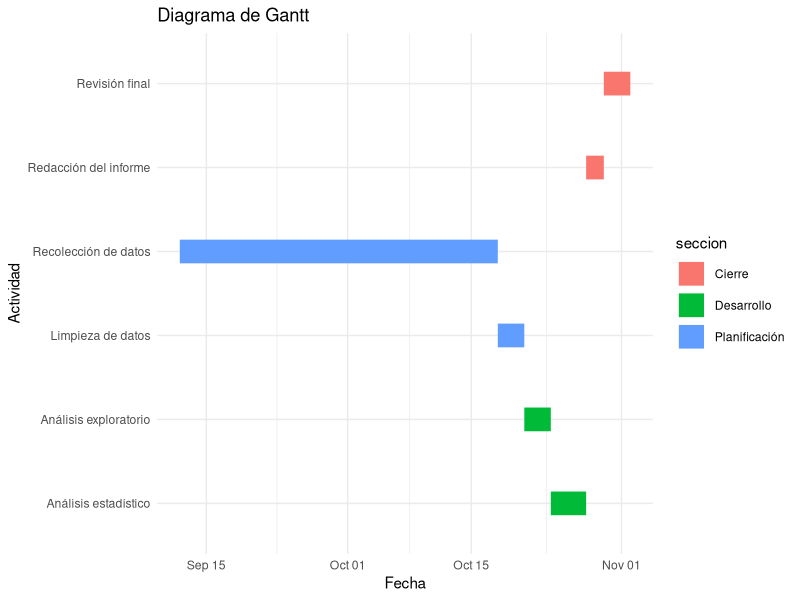
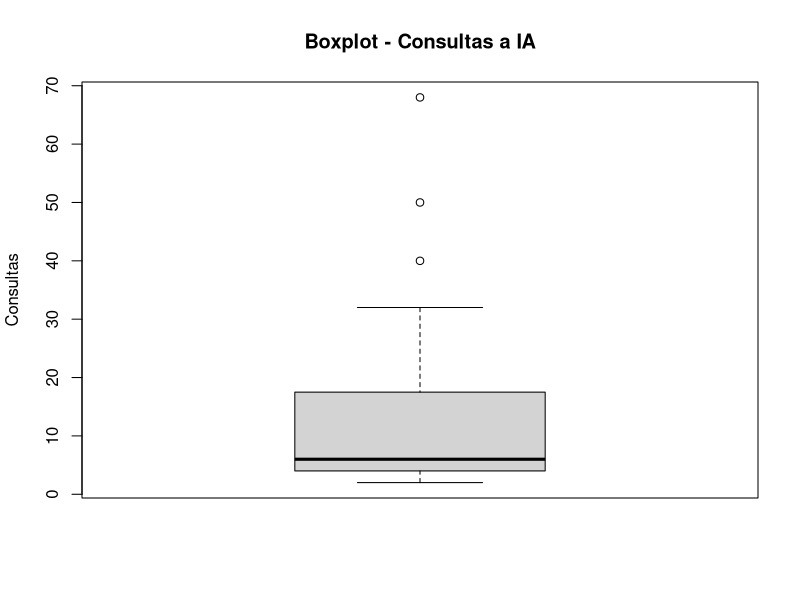
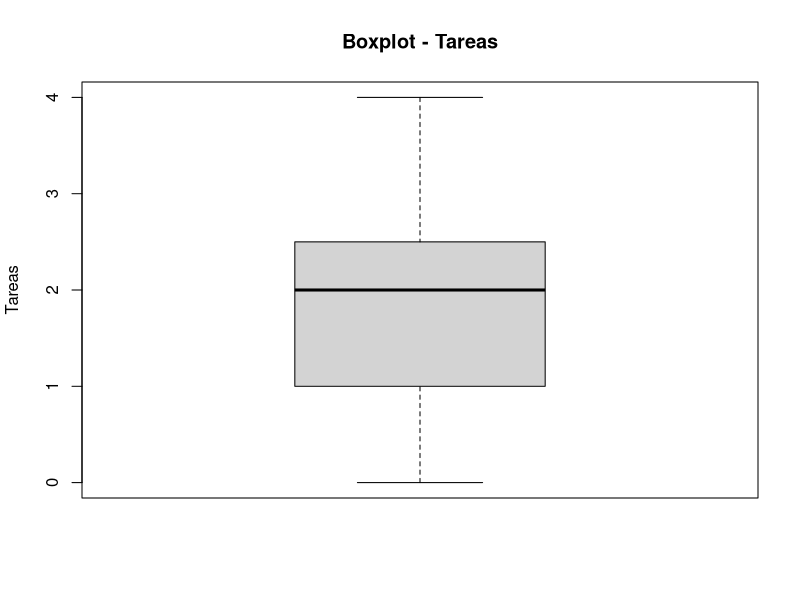
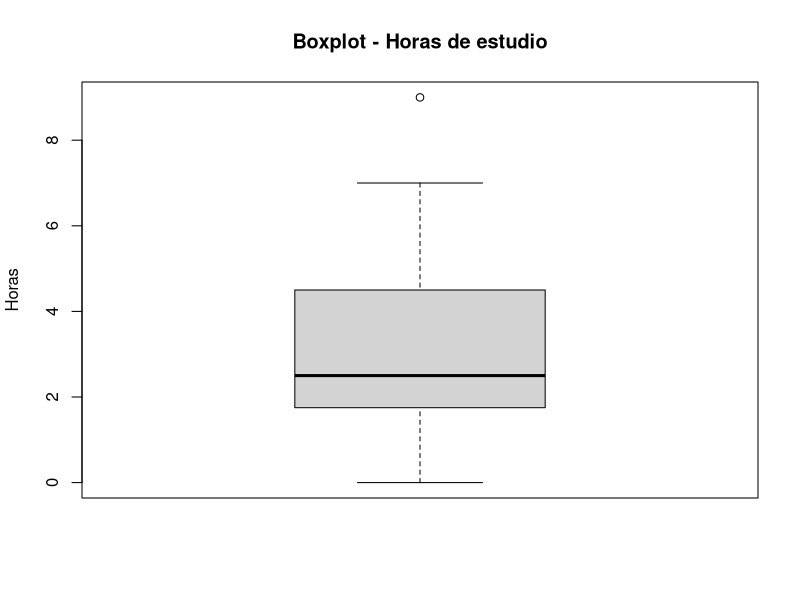
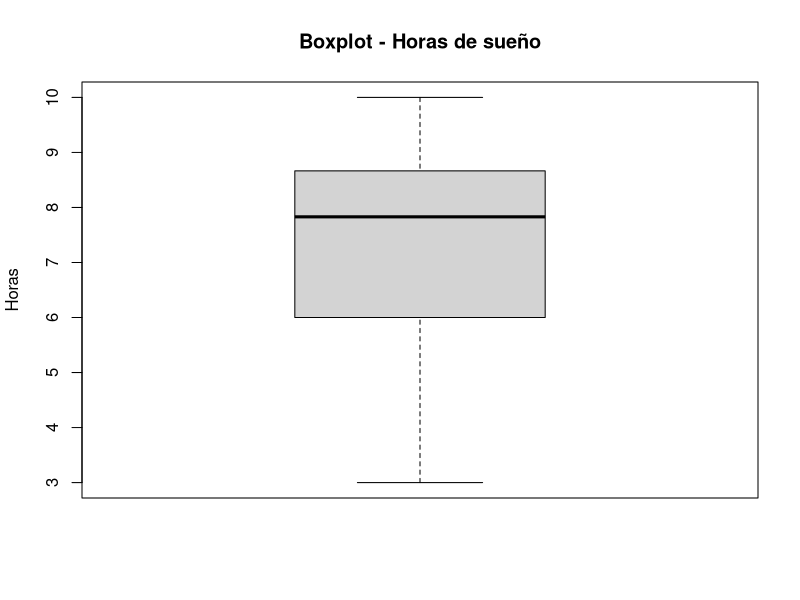
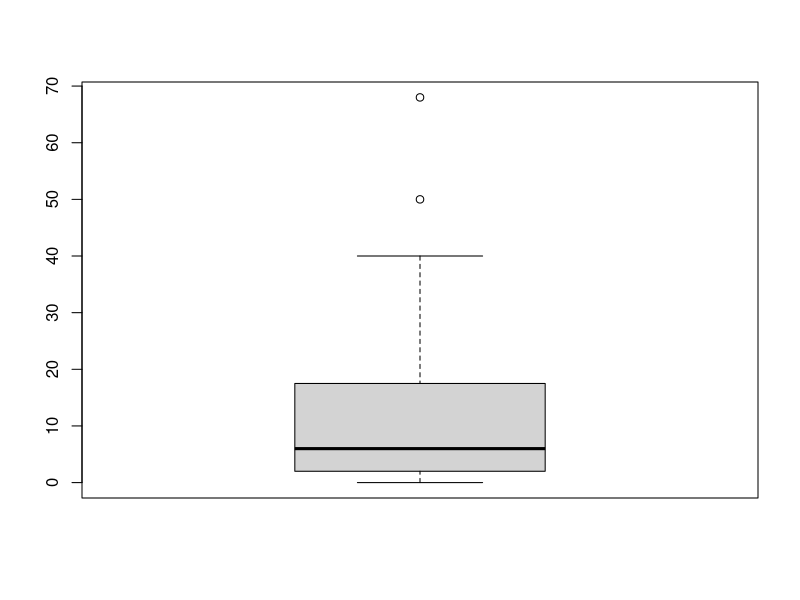
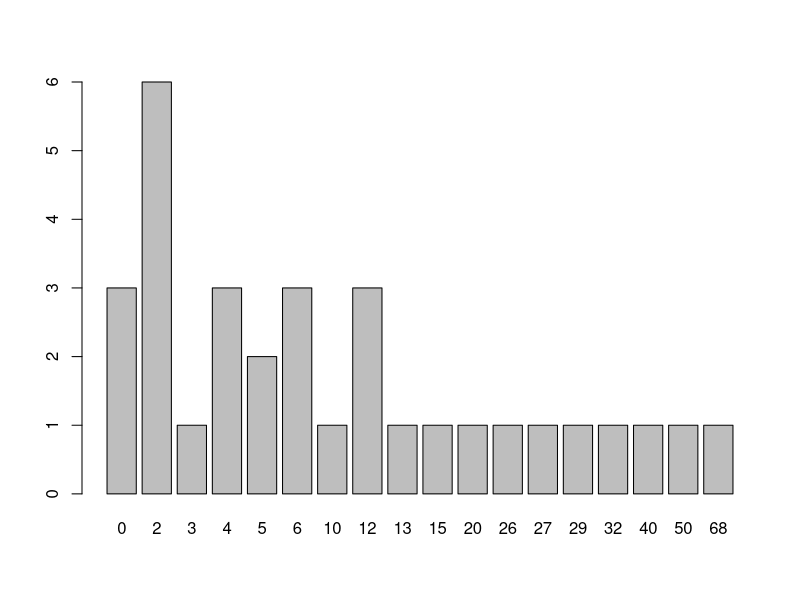
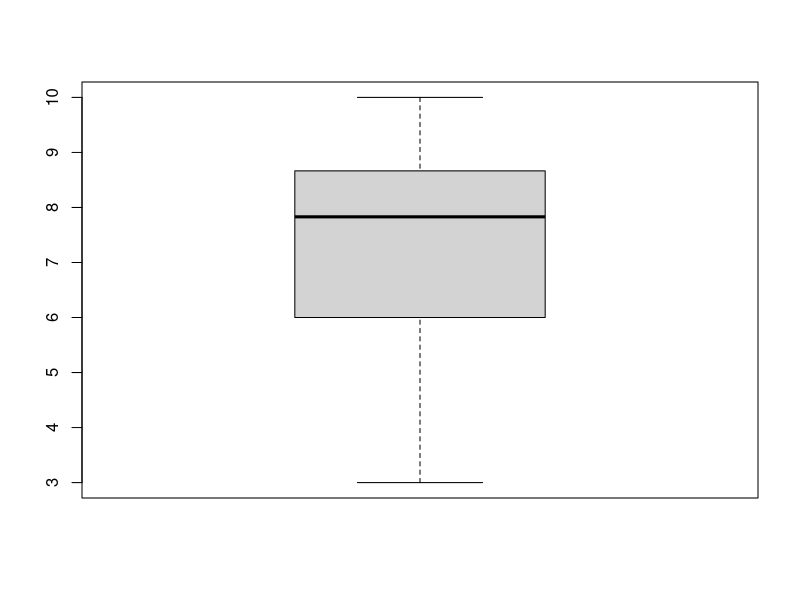

The R source for these figures, in order:
## ---- chunk 1
library(ggplot2)

tareas <- data.frame(
  tarea = c(
    "Recolección de datos",
    "Limpieza de datos",
    "Análisis exploratorio",
    "Análisis estadístico",
    "Redacción del informe",
    "Revisión final"
  ),
  inicio = as.Date(c(
    "2026-09-12", "2026-10-18", "2026-10-21", "2026-10-24", "2026-10-28", "2026-10-30"  # TODO: completar fechas "YYYY-MM-DD"
  )),
  fin = as.Date(c(
    "2026-10-18", "2026-10-21", "2026-10-24", "2026-10-28", "2026-10-30", "2026-11-02"  # TODO: completar fechas "YYYY-MM-DD"
  )),
  seccion = c(
    "Planificación",
    "Planificación",
    "Desarrollo",
    "Desarrollo",
    "Cierre",
    "Cierre"
  )
)

ggplot(tareas,
       aes(x = inicio,
           xend = fin,
           y = tarea,
           yend = tarea,
           color = seccion)) +
  geom_segment(linewidth = 8) +
  labs(title = "Diagrama de Gantt",
       x = "Fecha",
       y = "Actividad") +
  theme_minimal()
## ---- chunk 2
library(readr)
library(dplyr)
library(tidyverse)
library(ggplot2)

DF <- read_csv("RespuestasDiario.csv")
## ---- chunk 3
names(DF)
DFL <- DF
## ---- chunk 4
DFL %>% rename(hora = `Marca temporal`
               , consultas = `¿Cuántas consultas a una IA realizaste hoy?`
               , uso = `¿Cuál fue el uso principal que le diste a la IA hoy?`
               , satisfaccion = `¿Qué nivel de satisfacción tienes con tu avance académico de hoy?`
               , tareas = `¿En cuántas tareas de hoy el uso de la IA te ahorró tiempo?`
               , curso = `¿Cuál es el código del curso sobre el que hiciste la mayoría de tus consultas a la IA hoy?`
               , estudio = `¿Cuántas horas efectivas de estudio acumulaste el día de hoy?`
               , sueno = `¿Cuántas horas dormiste la noche pasada?`
               , comprension = `¿Qué nivel de comprensión tuviste de las actividades académicas que realizaste hoy?`
               , email = `Dirección de correo electrónico`) -> DFL
## ---- chunk 5
DFL <- DFL[, c("hora", "consultas", "uso", "satisfaccion", "tareas", "curso", "estudio", "sueno", "comprension", "email")]
names(DFL)
## ---- chunk 6
DFAuxiliar <- read_csv("CorreosGrupo.csv")
## ---- chunk 7
DFL <- inner_join(DFL, DFAuxiliar, by = "email")
## ---- chunk 8
head(DFL[c("hora", "email", "Grupo")])
## ---- chunk 9
dim(DFL)
head(DFL)
sapply(DFL, class)
## ---- chunk 10
colSums(is.na(DFL))
## ---- chunk 11
round(colSums(is.na(DFL)) / nrow(DFL) * 100, 2)
## ---- chunk 12
sum(DFL$consultas == 0, na.rm = TRUE)
## ---- chunk 13
sum(DFL$tareas == 0, na.rm = TRUE)
## ---- chunk 14
sum(DFL$estudio == 0, na.rm = TRUE)
## ---- chunk 15
sum(DFL$sueno == 0, na.rm = TRUE)
## ---- chunk 16
length(unique(DFL$comprension))
unique(DFL$comprension)
## ---- chunk 17
length(unique(DFL$sueno))
unique(DFL$sueno)
## ---- chunk 18
length(unique(DFL$estudio))
unique(DFL$estudio)
## ---- chunk 19
length(unique(DFL$curso))
unique(DFL$curso)
## ---- chunk 20
length(unique(DFL$tareas))
unique(DFL$tareas)
## ---- chunk 21
length(unique(DFL$satisfaccion))
unique(DFL$satisfaccion)
## ---- chunk 22
length(unique(DFL$uso))
unique(DFL$uso)
## ---- chunk 23
length(unique(DFL$consultas))
unique(DFL$consultas)
## ---- chunk 24

#Se hace el filtrado por horas teniendo en cuenta que se guarda en el formato de 24 horas por lo que solo acotamos desde 21.5 osea 9:30 

DFL1<-DFL%>%filter(!(((hour(dmy_hms(hora)) + minute(dmy_hms(hora))/60) < 21.5))) %>% 

# en caso de superesswarnings es para evitar que arroje errores en consultas debido a que permite ingreso de datos vacios por lo que se trata de convertir a numero y de ahi vemos si es NA e inviertiendo mediante ! para quedarnos con los que si cumplan eso  
  
filter(!is.na(suppressWarnings(as.numeric(consultas))), 

# Repetimos el mismo tipo de filtrado con respecto a la variable tareas, sueno y estudio 

!is.na(suppressWarnings(as.numeric(tareas))),                                   
!is.na(suppressWarnings(as.numeric(estudio))),                           !is.na(suppressWarnings(as.numeric(sueno))))%>% 
  
#verificamos que las consultas y tareas sean numeros enteros 

filter(as.numeric(consultas)%%1==0, 
       as.numeric(tareas)%%1==0)

## ---- chunk 25
  DF2<-DFL1%>%mutate(
  uso_= chartr("áéíóúÁÉÍÓÚ", "aeiouAEIOU", tolower(uso)),
  usoC= str_detect(uso_,regex("\\b(ia|no|use|ningun[oa])\\b",ignore_case = TRUE)),
  cursoC = is.na(curso) | str_detect(curso, "^[ -]*$") | 
  str_detect(curso, "^[A-Za-z]{2}\\d{4}$"),
  filtro=!usoC&cursoC&(as.numeric(consultas)>0|as.numeric(tareas)>0),
  uso = if_else(filtro, uso,NA_character_),
  consultas=if_else(filtro,consultas,NA_integer_),   
  tareas= if_else(filtro,tareas,NA_integer_),
  curso = if_else(filtro,curso,NA_character_)

  ) %>% select(-filtro, -usoC,-cursoC,-uso_)  
## ---- chunk 26
# Número de consultas a IA
boxplot(DF2$consultas,
        main = "Boxplot - Consultas a IA",
        ylab = "Consultas")

boxplot.stats(DF2$consultas)$out
## ---- chunk 27
# Número de tareas donde la IA ahorró tiempo
boxplot(DF2$tareas,
        main = "Boxplot - Tareas",
        ylab = "Tareas")

boxplot.stats(DF2$tareas)$out
## ---- chunk 28
# Horas efectivas de estudio
boxplot(DF2$estudio,
        main = "Boxplot - Horas de estudio",
        ylab = "Horas")
        
boxplot.stats(DF2$estudio)$out
## ---- chunk 29
# Horas de sueño
boxplot(DF2$sueno,
        main = "Boxplot - Horas de sueño",
        ylab = "Horas")

boxplot.stats(DF2$sueno)$out
## ---- chunk 30
# Variabilidad de las consultas
range(DF2$consultas, na.rm = TRUE)
var(DF2$consultas, na.rm = TRUE)
sd(DF2$consultas, na.rm = TRUE)
IQR(DF2$consultas, na.rm = TRUE)
## ---- chunk 31
# Variabilidad de las tareas
range(DF2$tareas, na.rm = TRUE)
var(DF2$tareas, na.rm = TRUE)
sd(DF2$tareas, na.rm = TRUE)
IQR(DF2$tareas, na.rm = TRUE)
## ---- chunk 32
# Variabilidad de las horas de estudio
range(DF2$estudio, na.rm = TRUE)
var(DF2$estudio, na.rm = TRUE)
sd(DF2$estudio, na.rm = TRUE)
IQR(DF2$estudio, na.rm = TRUE)
## ---- chunk 33
# Variabilidad de las horas de sueño
range(DF2$sueno, na.rm = TRUE)
var(DF2$sueno, na.rm = TRUE)
sd(DF2$sueno, na.rm = TRUE)
IQR(DF2$sueno, na.rm = TRUE)
## ---- chunk 34
# Frecuencia del principal uso de IA
table(DF2$uso)
prop.table(table(DF2$uso)) * 100
## ---- chunk 35
# Frecuencia del nivel de satisfacción
table(DF2$satisfaccion)
prop.table(table(DF2$satisfaccion)) * 100
## ---- chunk 36
# Frecuencia del nivel de comprensión
table(DF2$comprension)
prop.table(table(DF2$comprension)) * 100
## ---- chunk 37
tabla_NA <- data.frame(
  Variable = names(DF2),
  Cantidad_NA = colSums(is.na(DF2)),
  Porcentaje_NA = round(colSums(is.na(DF2)) / nrow(DF2) * 100, 2),
  row.names = NULL
)
tabla_NA
## ---- chunk 38
table(rowSums(is.na(DF2)))
## ---- chunk 39
nrow(DF2)
nrow(na.omit(DF2))
round((1 - nrow(na.omit(DF2)) / nrow(DF2)) * 100, 2)
## ---- chunk 40
DF2[!complete.cases(DF2), c("hora", "email", "consultas", "uso", "tareas", "curso", "estudio", "sueno")]
## ---- chunk 41
# DF2 sale de DFL1 sin filtrar filas, así que ambas bases están alineadas
# podemos recuperar de DFL1 los valores que el Paso 3 convirtió a NA.
nrow(DFL1) == nrow(DF2)

diagnostico <- DF2 %>%
  mutate(
    # Valores originales, antes del Paso 3
    consultas_orig = as.numeric(DFL1$consultas),
    tareas_orig    = as.numeric(DFL1$tareas),
    uso_orig       = as.character(DFL1$uso),
    curso_orig     = as.character(DFL1$curso),

    # ¿El estudiante declaró alguna actividad con IA ese día?
    hubo_actividad = consultas_orig > 0 | tareas_orig > 0,

    # Motivo por el que el registro quedó incompleto
    motivo = case_when(
      !is.na(uso)     ~ "Completo",
      !hubo_actividad ~ "Sin uso de IA",
      TRUE            ~ "Curso fuera de formato"
    )
  )

table(diagnostico$motivo)
## ---- chunk 42
# Perfil de cada grupo según las consultas que realmente declararon
diagnostico %>%
  filter(motivo != "Completo") %>%
  group_by(motivo) %>%
  summarise(
    n = n(),
    consultas_min   = min(consultas_orig),
    consultas_max   = max(consultas_orig),
    consultas_media = round(mean(consultas_orig), 1)
  )
## ---- chunk 43
DF3 <- diagnostico %>%
  mutate(
    # Marca si de verdad usó IA, según el motivo y no según si había NA
    uso_ia = motivo != "Sin uso de IA",

    # Si no usó IA, el valor verdadero es 0 
    # Cuantitativas discretas: 
    consultas = if_else(motivo == "Sin uso de IA", 0, consultas_orig),
    tareas    = if_else(motivo == "Sin uso de IA", 0, tareas_orig),
    # Cualitativa nominal: asignamos una categoría propia
    uso       = if_else(motivo == "Sin uso de IA", "No usó IA", uso_orig),
    uso = factor(uso),

  # Si solo falló el curso, se conservan sus datos reales
  # y únicamente el curso queda marcado como inválido
    curso = case_when(
      motivo == "Sin uso de IA"          ~ "No aplica",
      motivo == "Curso fuera de formato" ~ "Sin código válido",
      TRUE                               ~ curso_orig
    ),

    # Cuantitativas continuas
    estudio = as.numeric(estudio),
    sueno   = as.numeric(sueno),

    # Ordinal, levels imponen el orden
    comprension = factor(comprension,
                         levels = c("Muy bajo", "Bajo", "Moderado", "Alto", "Muy alto"),
                         ordered = TRUE),

    satisfaccion = factor(satisfaccion, levels = 1:5, ordered = TRUE),

    # Identificador: el promedio de un número de grupo no tendría interpretación
    Grupo = factor(Grupo)
  ) %>%
# Se borran las columnas que solo sirvieron para el diagnóstico
  select(-consultas_orig, -tareas_orig, -uso_orig, -curso_orig,
         -hubo_actividad, -motivo)
## ---- chunk 44
# Verificamos que no quede ningún NA ni se hayan perdido filas
sum(is.na(DF3))
nrow(DF3)
table(DF3$uso_ia)
## ---- chunk 45
# Cuántas observaciones sobreviven a cada etapa del proceso
trazabilidad <- data.frame(
  Etapa = c("Base cruda (DF)", "Subset y join (DFL)", "Normalización (DFL1)",
            "Criterios (DF2)", "Gestión de nulos (DF3)"),
  Observaciones = c(nrow(DF), nrow(DFL), nrow(DFL1), nrow(DF2), nrow(DF3))
)
# Qué porcentaje de la base original representa cada etapa
trazabilidad$Retencion <- round(trazabilidad$Observaciones / nrow(DF) * 100, 2)
trazabilidad
## ---- chunk 46
# Mismo diagnóstico del Paso 1, ahora sobre la base limpia.
radiografia <- data.frame(
  Variable = names(DF3),
  Tipo = sapply(DF3, function(x) class(x)[1]),
  NA_total = colSums(is.na(DF3)),
  Porcentaje_NA = round(colSums(is.na(DF3)) / nrow(DF3) * 100, 2),
  Unicos = sapply(DF3, function(x) length(unique(x))),
  row.names = NULL
)
radiografia
## ---- chunk 47
# Conteo de ceros en cada numérica
sum(DF3$consultas == 0)
sum(DF3$tareas == 0)
sum(DF3$estudio == 0)
sum(DF3$sueno == 0)
## ---- chunk 48
# Verificamos que ninguna numérica se salga de los rangos del codebook.

data.frame(
  Variable = c("consultas", "tareas", "estudio", "sueno"),
  Restriccion = c("x >= 0", "x >= 0", "x >= 0", "0 <= x <= 24"),
  Minimo = c(min(DF3$consultas), min(DF3$tareas), min(DF3$estudio), min(DF3$sueno)),
  Maximo = c(max(DF3$consultas), max(DF3$tareas), max(DF3$estudio), max(DF3$sueno)),
  Cumple = c(all(DF3$consultas >= 0), all(DF3$tareas >= 0), all(DF3$estudio >= 0),
             all(DF3$sueno >= 0 & DF3$sueno <= 24))
)
## ---- chunk 49
# Filas idénticas en todas sus columnas
sum(duplicated(DF3))
# El diseño es longitudinal, cada estudiante debe tener un solo registro por día.
DF3 %>%
  mutate(fecha = substr(hora, 1, 10)) %>%
  count(email, fecha) %>%
  filter(n > 1)
## ---- chunk 50
# Observaciones limpias que aportó cada grupo
DF3 %>% count(Grupo)
## ---- chunk 51
# Filtro sobre nuestro grupo
GRUPO <- 6
DF3_grupo <- DF3 %>% filter(Grupo == GRUPO)

nrow(DF3_grupo)
DF3_grupo %>% count(email)
## ---- chunk 52
n_distinct(DF3$email)
## ---- chunk 53
boxplot(DF3$consultas)
## ---- chunk 54
quantile(DF3$consultas, 0.5, na.rm = T, type = 3, )
quantile(DF3$consultas, 0.75, na.rm = T, type = 3, )
## ---- chunk 55
barplot(table(DF3$consultas))
## ---- chunk 56
boxplot(DF3$sueno)
## ---- chunk 57
hist(DF3$sueno,
     main = "Horas de sueño",
     xlab = "Horas",
     col = "lightgray",
     ylab = "Frecuencia")
## ---- chunk 58
summary(DF3$sueno)
round(sd(DF3$sueno),2)
IQR(DF3$sueno)
round(sd(DF3$sueno) / mean(DF3$sueno),2) #CV
## ---- chunk 59
boxplot(consultas ~ satisfaccion, data = DF3)
## ---- chunk 60
quantile(DF3$consultas[DF3$satisfaccion == 3], 0.3, na.rm = T, type = 3)
quantile(DF3$consultas[DF3$satisfaccion == 4], 0.3, na.rm = T, type = 3)
quantile(DF3$consultas[DF3$satisfaccion == 5], 0.3, na.rm = T, type = 3)
## ---- chunk 61
cor.test(DF3$consultas,DF3$estudio,method="spearman")
## ---- chunk 62
ggplot(DF3, aes(x = consultas, y = estudio)) +
  geom_point(color = "navy", size = 2.5) +
  labs(
    title = "Consultas vs Estudio",
    x = "consultas",
    y = "estudio"
  )
## ---- chunk 63
boxplot(sueno ~ comprension, data = DF3,
        xlab = "comprension",
        ylab = "sueno",
        col = c("skyblue"))
## ---- chunk 64
DF3%>%group_by(comprension)%>% summarise(n=n(),
    Q1= quantile(sueno, 0.25, na.rm = TRUE),
    Mediana = quantile(sueno, 0.5 ,na.rm = TRUE),
    Q3= quantile(sueno, 0.75, na.rm = TRUE),
    RIC     = IQR(sueno, na.rm = TRUE),
    Media = mean(sueno,na.rm=TRUE),
    CV = (sd(sueno,na.rm=TRUE)/mean(sueno,na.rm=TRUE))
                                         )
